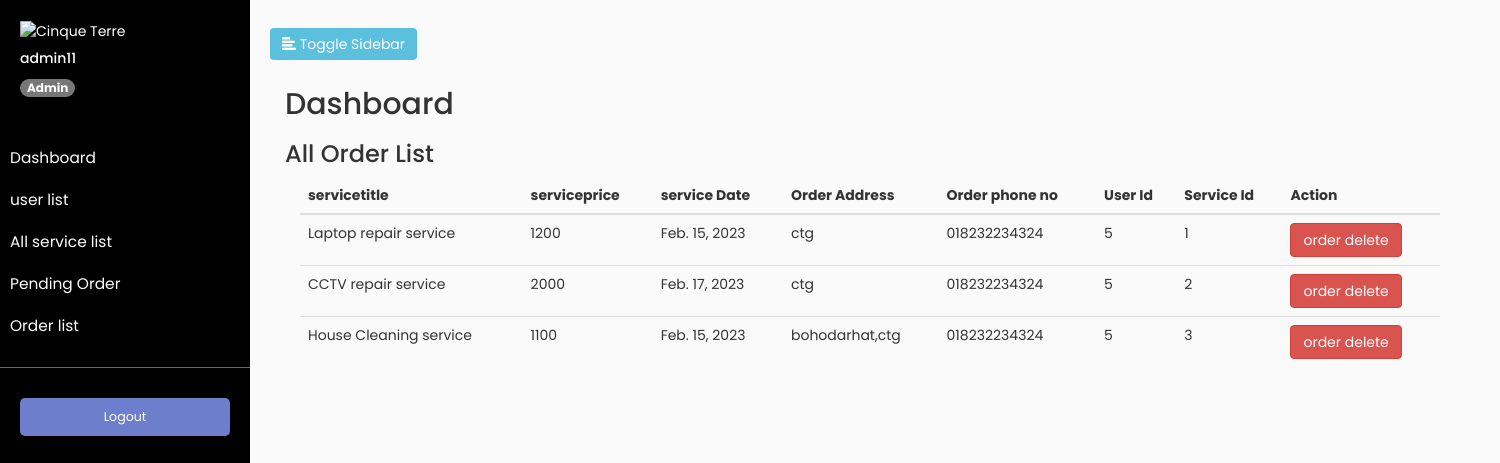
The page /customadmin/allorderlist (signed in) on the database its author committed.
### account/models.py (models this page shows)
class User(AbstractUser):
    is_admin = models.BooleanField('Is admin', default=False)
    is_buyer= models.BooleanField('Is buyer', default=False)
    is_seller =models.BooleanField('Is seller', default=False)

### cartanother/models.py (models this page shows)
class Ordernew(models.Model):
     cartid = models.IntegerField(max_length=300)
     serviceuserid = models.IntegerField(max_length=300)
     userid=models.IntegerField(max_length=300)
     serviceid=models.IntegerField(max_length=300)
     orderservicetitle=models.CharField(max_length=300)
     orderserviceprice=models.CharField(max_length=300)
     orderdate = models.DateField()
     time = models.TimeField(default=None)
     orderaddress = models.CharField(max_length=300)
     orderphoneno = models.CharField(max_length=300)
     accept_or_rejected = models.BooleanField(default=False)
     order_complete = models.BooleanField(default=False)
     order_final_complete= models.BooleanField(default=False)
     buyer_review_complete= models.BooleanField(default=False)
     seller_review_complete= models.BooleanField(default=False)

### customAdminPanel/views.py (the view)
# urls.py: path('allorderlist', views.allorderlist,name='allorderlist'),
def allorderlist(request):
   context={}
   context['allorderlist']= Ordernew.objects.all()
   return render(request,'adminpanel/allorderlist.html',context)

### templates/adminpanel/allorderlist.html (shortened to what this page needs)
{% extends "adminpanel/baseAdminDashboard.html" %}
{% block content %}
{% load crispy_forms_tags %}
<h3>All Order List</h3>
          <div class="container">
            <table class="table table-striped">
              <thead>
                <tr>
                  <th scope="col">servicetitle</th>
                  <th scope="col">serviceprice</th>
                  <th scope="col">service Date</th>
                  <th scope="col">Order Address</th>
                  <th scope="col">Order phone no</th>
                  <th scope="col">User Id</th>
                  <th scope="col">Service Id</th>
                  <th scope="col">Action</th>
                </tr>
              </thead>
              <tbody id="myTable">
                {% for data in  allorderlist %}
                <tr>
                  <td>{{data.orderservicetitle}}</td>
                  <td>{{data.orderserviceprice}}</td>
                  <td>{{data.orderdate}}</td>
                  <td>{{data.orderaddress}}</td>
                  <td>{{data.orderphoneno}}</td>
                  <td>{{data.userid}}</td>
                  <td>{{data.serviceid}}</td>
                    <td>
                        <a href="allorderlist/delete?orderid={{data.id}}" class="btn btn-danger">order delete</a>
                    </td>
                </tr>
                {% endfor %}
              </tbody>
            </table>
            {% endblock %}

### templates/adminpanel/baseAdminDashboard.html (shortened to what this page needs)
<!doctype html>
<html lang="en">
  <head>
    <link rel="stylesheet" href="https://maxcdn.bootstrapcdn.com/bootstrap/3.4.0/css/bootstrap.min.css">
  </head>
  <body>
    {% if user.is_authenticated and user.is_superuser %}
    <div class="wrapper">
      <nav id="sidebar">
        <div class="sidebar-header">
          <img src="https://t3.ftcdn.net/jpg/03/46/83/96/360_F_346839683_6nAPzbhpSkIpb8pmAwufkC7c5eD7wYws.jpg" width="120px" height="120px" class="rounded" alt="Cinque Terre">
        <h5>{{user.username}}</h5>
        <a href="#" class="badge badge-success">Admin</a>
        </div>
        <ul class="list-unstyled components">
          <li>
            <a href="{% url 'dashboard' %}">Dashboard</a>
          </li>
          <li>
            <a href="{% url 'userlist' %}">user list</a>
          </li>
           <li>
            <a href="{% url 'allservicelist' %}">All service list</a>
          </li>
          <li>
            <a href="{% url 'allpendingorderlist' %}">Pending Order</a>
          </li>
          <li>
            <a href="{% url 'allorderlist' %}">Order list</a>
          </li>
        </ul>
        <ul class="list-unstyled CTAs mt-5">
          <li><a href="{% url 'adminlogout' %}" class="article">Logout</a></li>
        </ul>
      </nav>
      <div id="content">
              <button type="button" id="sidebarCollapse" class="btn btn-info navbar-btn">
                                    <i class="glyphicon glyphicon-align-left"></i>
                                    <span>Toggle Sidebar</span>
                                </button>
          <div class="container-fluid">
        <h2>Dashboard</h2>
        {% block content %}
        {% endblock %}
      {% else %}
        <script>
        window.location.href = "http://127.0.0.1:8000/customadmin/adminpanel";
        alert("Please Login First")
        </script>
      {% endif %}
  </body>
</html>

### templates/adminpanel/baseAdminDashboard.html (style rules this page uses)
body { font-family: 'Poppins', sans-serif; background: #fafafa; }
a, a:hover, a:focus { text-decoration: none; transition: all 0.3s; }
.navbar-btn { box-shadow: none; outline: none !important; border: none; }
.wrapper { display: flex; align-items: stretch; }
#sidebar { min-width: 250px; max-width: 250px; background: #000000; color: #fff; transition: all 0.3s; }
#sidebar a, #sidebar a:hover, #sidebar a:focus { color: inherit; }
#sidebar .sidebar-header { padding: 20px; background: #000000; }
#sidebar ul.components { padding: 20px 0; border-bottom: 1px solid #47748b; }
#sidebar ul li a { padding: 10px; font-size: 1.1em; display: block; }
ul.CTAs { padding: 20px; }
ul.CTAs a { text-align: center; font-size: 0.9em !important; display: block; border-radius: 5px; margin-bottom: 5px; }
a.article, a.article:hover { background: #6d7fcc !important; color: #fff !important; }
#content { padding: 20px; min-height: 100vh; transition: all 0.3s; }

### rows shown on the page
User: username "admin11"
Ordernew: orderservicetitle "Laptop repair service", orderserviceprice "1200", orderdate "Feb. 15, 2023", orderaddress "ctg", orderphoneno "018232234324", userid "5", serviceid "1"
Ordernew: orderservicetitle "CCTV repair service", orderserviceprice "2000", orderdate "Feb. 17, 2023", orderaddress "ctg", orderphoneno "018232234324", userid "5", serviceid "2"
Ordernew: orderservicetitle "House Cleaning service", orderserviceprice "1100", orderdate "Feb. 15, 2023", orderaddress "bohodarhat,ctg", orderphoneno "018232234324", userid "5", serviceid "3"
